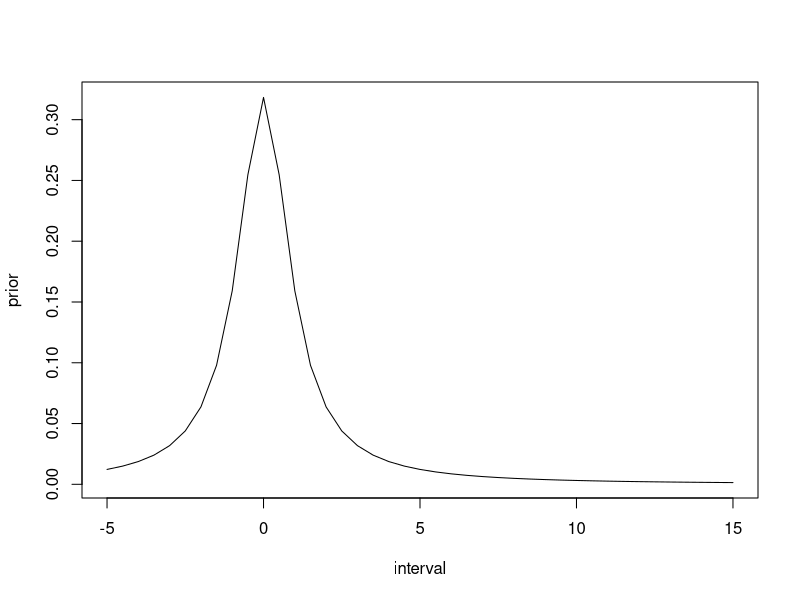
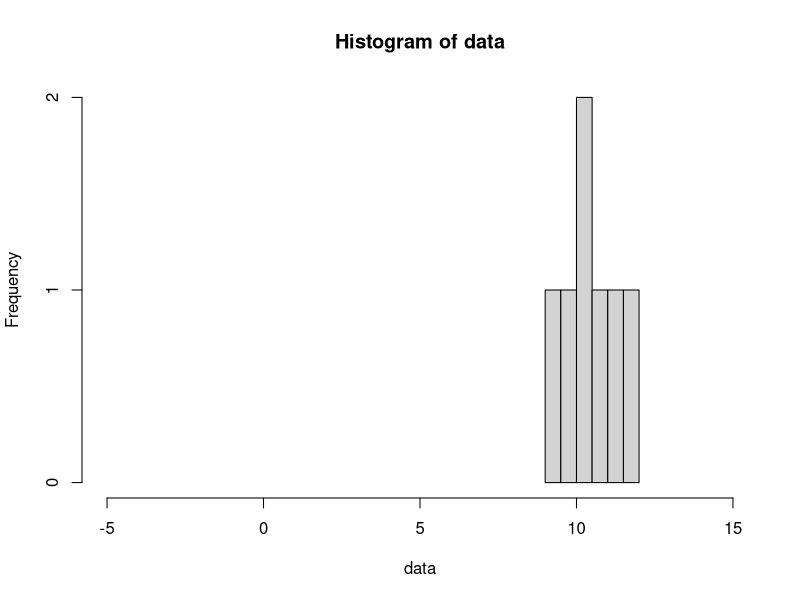
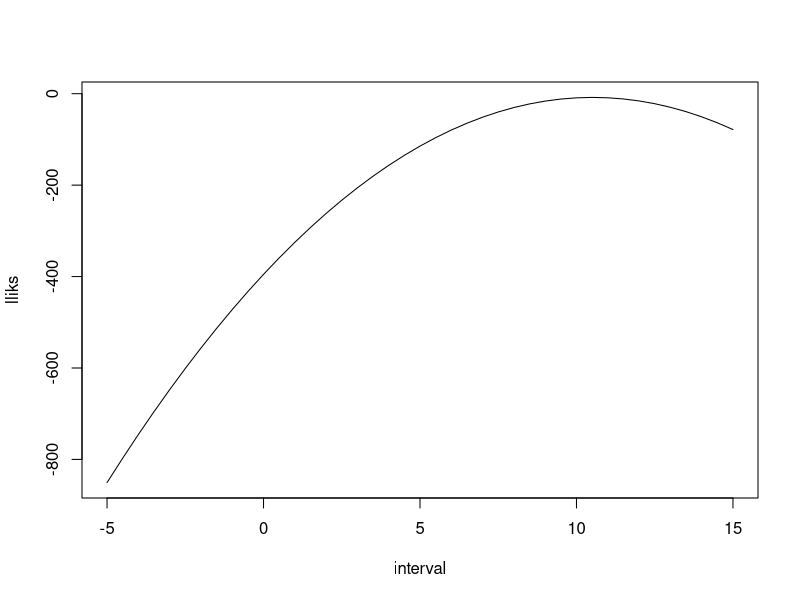
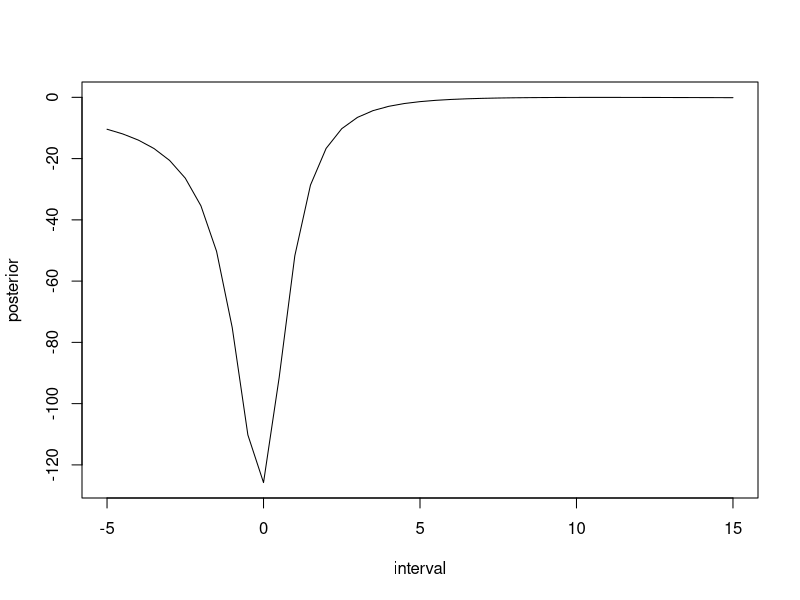
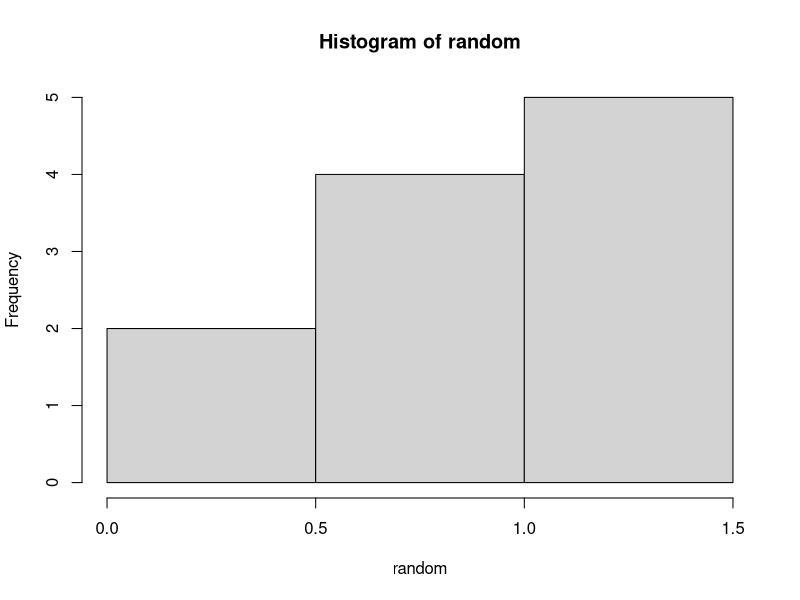
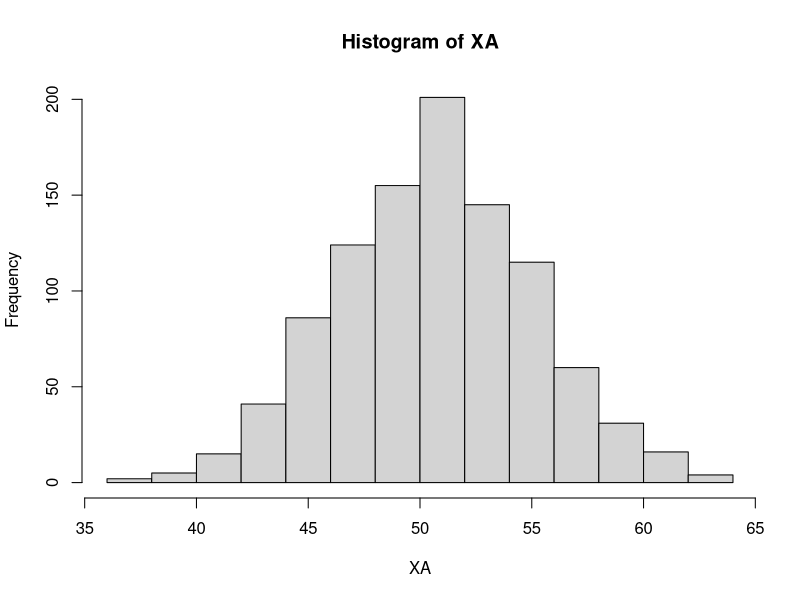
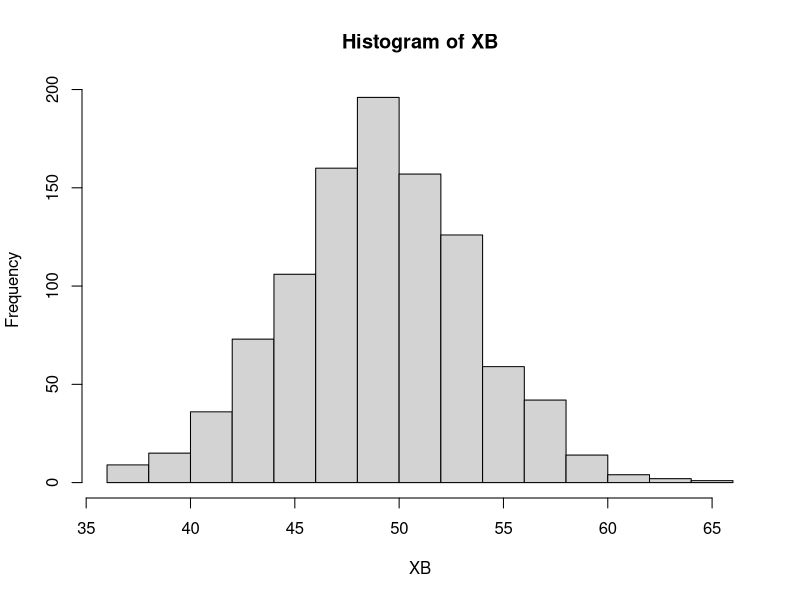

R code for these plots, in order:
## ---- chunk 1
knitr::opts_chunk$set(echo = TRUE)
knitr::opts_chunk$set(collapse = TRUE)
## ---- chunk 2
sigma <- 1
v <- 1
interval <- seq(-5, 15, by=0.5)
prior <- dt(x=interval, df=v)
plot(interval, prior, type="l")
## ---- chunk 3
data <- c(11.3710, 9.4353, 10.3631, 10.6329, 10.4043, 9.8939, 11.5115)
## ---- chunk 4
hist(data, xlim=range(-5, 15))
## ---- chunk 5
normal_log_likelihood <- function(mu, data) {
	n <- length(data)
	p1 <- (n/2) * log(2*pi) 
	p2 <- 1/2
	p3 <- sum((data - mu)**2)
	- p1 - p2 * p3
}
## ---- chunk 6
lliks <- c()
for (mu in interval) {
	lliks <- c(lliks, normal_log_likelihood(mu, data))
}

plot(interval, lliks, type="l")
## ---- chunk 7
posterior <- lliks * prior
## ---- chunk 8
plot(interval, posterior, type="l")
## ---- chunk 9
alpha <- 2
beta <- 2
random <- dbeta(seq(0,1, by=0.1), alpha, beta)
hist(random)
## ---- chunk 10
xA <- c(1, 1, 1, 1, 1, 1, 1, 1, 0, 0, 0, 0, 0)
xB <- c(1, 1, 0)
k <- 1

# Posterior-parametrar
alpha_xA <- alpha + sum(xA)
beta_xA <- beta + length(xA)*k - sum(xA)
alpha_xB <- alpha + sum(xB)
beta_xB <- beta + length(xB)*k - sum(xB)

expected_A <- alpha_xA/ (alpha_xA / beta_xA)
expected_B <- alpha_xB/ (alpha_xB / beta_xB)

expected_A
expected_B
## ---- chunk 11
n <- 87
pA <- mean(rbeta(1000, alpha_xA, beta_xA))
pB <- mean(rbeta(1000, alpha_xB, beta_xB))

XA <- rbinom(1000, n, pA)
XB <- rbinom(1000, n, pB)

hist(XA)
hist(XB)
## ---- chunk 12
# Produkt A
sum(XA > 40) / length(XA)
# Produkt B
sum(XB > 40) / length(XB)
## ---- chunk 13
# Produkt A
pA * n
# Produkt B
pB * n
